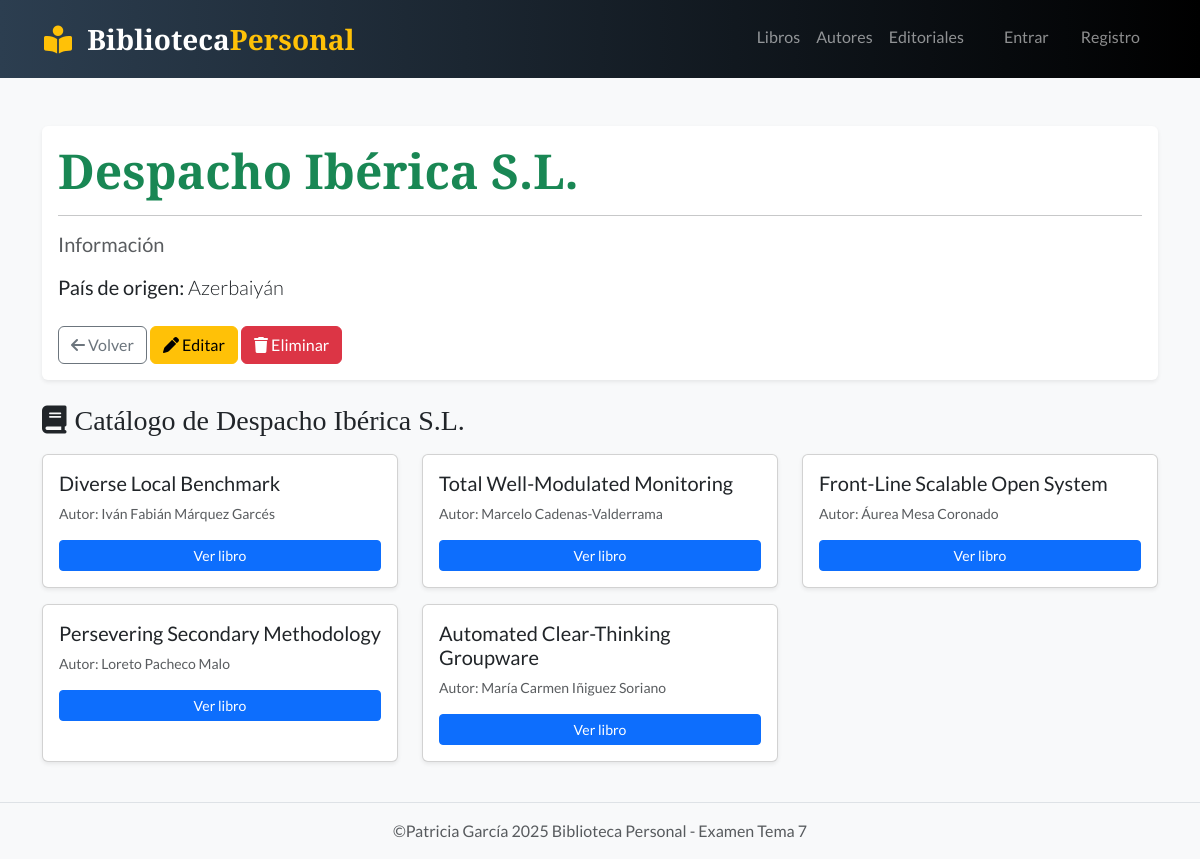
Screenshot of /editorial/6/ with the database file from the repository.
### biblioteca/models.py (models this page shows, shortened)
class Editorial(models.Model):
    nombre = models.CharField(max_length=150)
    pais = models.CharField(max_length=100, blank=True, null=True) # Opcional

class Libro(models.Model):
    titulo = models.CharField(max_length=200)
    sinopsis = models.TextField()
    fecha_publicacion = models.DateField()
    portada = models.ImageField(upload_to='portadas/', null=True, blank=True)
    autor = models.ForeignKey(Autor, on_delete=models.CASCADE)
    editorial = models.ForeignKey(Editorial, on_delete=models.SET_NULL, null=True, blank=True)

class Autor(models.Model):
    nombre = models.CharField(max_length=150)
    biografia = models.TextField(blank=True, null=True) # Opcional

### biblioteca/views.py (the view)
# urls.py: path('editorial/<int:pk>/', views.detalle_editorial, name='detalle_editorial'),
def detalle_editorial(request, pk):
    editorial = get_object_or_404(Editorial, pk=pk)
    return render(request, 'biblioteca/editorial_detalle.html', {'editorial': editorial})

### biblioteca/templates/biblioteca/editorial_detalle.html (shortened to what this page needs)
{% extends 'biblioteca/base.html' %}
{% block contenido %}
<div class="row mt-4">
    <div class="col-md-12">
        <div class="card shadow-sm border-0 mb-4">
            <div class="card-body">
                <h1 class="display-5 fw-bold text-success">{{ editorial.nombre }}</h1>
                <hr>
                <h5 class="text-muted mb-3">Información</h5>
                <p class="lead">
                    <strong>País de origen:</strong>
                    {% if editorial.pais %}
                        {{ editorial.pais }}
                    {% else %}
                        <span class="text-muted">Desconocido</span>
                    {% endif %}
                </p>
                <div class="mt-4">
                    <a href="{% url 'lista_editoriales' %}" class="btn btn-outline-secondary">
                        <i class="fa-solid fa-arrow-left"></i> Volver
                    </a>
                    <a href="{% url 'editar_editorial' editorial.pk %}" class="btn btn-warning">
                        <i class="fa-solid fa-pen"></i> Editar
                    </a>
                    <a href="{% url 'eliminar_editorial' editorial.pk %}" class="btn btn-danger">
                        <i class="fa-solid fa-trash"></i> Eliminar
                    </a>
                </div>
            </div>
        </div>
        <h3 class="mb-3"><i class="fa-solid fa-book me-2"></i>Catálogo de {{ editorial.nombre }}</h3>
        <div class="row">
            {% for libro in editorial.libro_set.all %}
            <div class="col-md-4 mb-3">
                <div class="card h-100 shadow-sm">
                    <div class="card-body">
                        <h5 class="card-title">{{ libro.titulo }}</h5>
                        <p class="card-text text-muted small">
                            Autor: {{ libro.autor.nombre }}
                        </p>
                        <a href="{% url 'detalle_libro' libro.pk %}" class="btn btn-sm btn-primary w-100">
                            Ver libro
                        </a>
                    </div>
                </div>
            </div>
            {% empty %}
            <div class="col-12">
                <div class="alert alert-warning">
                    No hay libros registrados de esta editorial.
                </div>
            </div>
            {% endfor %}
        </div>
    </div>
</div>
{% endblock %}

### biblioteca/static/css/estilos.css (style rules this page uses)
body { background-color: #f8f9fa; }

### biblioteca/templates/biblioteca/base.html (style rules this page uses)
body { font-family: 'Lato', sans-serif; background-color: #f8f9fa; }
h1, h2, h3, .navbar-brand { font-family: 'Playfair Display', serif; }

### rows the page displays
Editorial: nombre "Despacho Ibérica S.L.", pais "Azerbaiyán"
Libro: titulo "Diverse Local Benchmark", autor.nombre "Iván Fabián Márquez Garcés"
Libro: titulo "Total Well-Modulated Monitoring", autor.nombre "Marcelo Cadenas-Valderrama"
Libro: titulo "Front-Line Scalable Open System", autor.nombre "Áurea Mesa Coronado"
Libro: titulo "Persevering Secondary Methodology", autor.nombre "Loreto Pacheco Malo"
Libro: titulo "Automated Clear-Thinking Groupware", autor.nombre "María Carmen Iñiguez Soriano"
